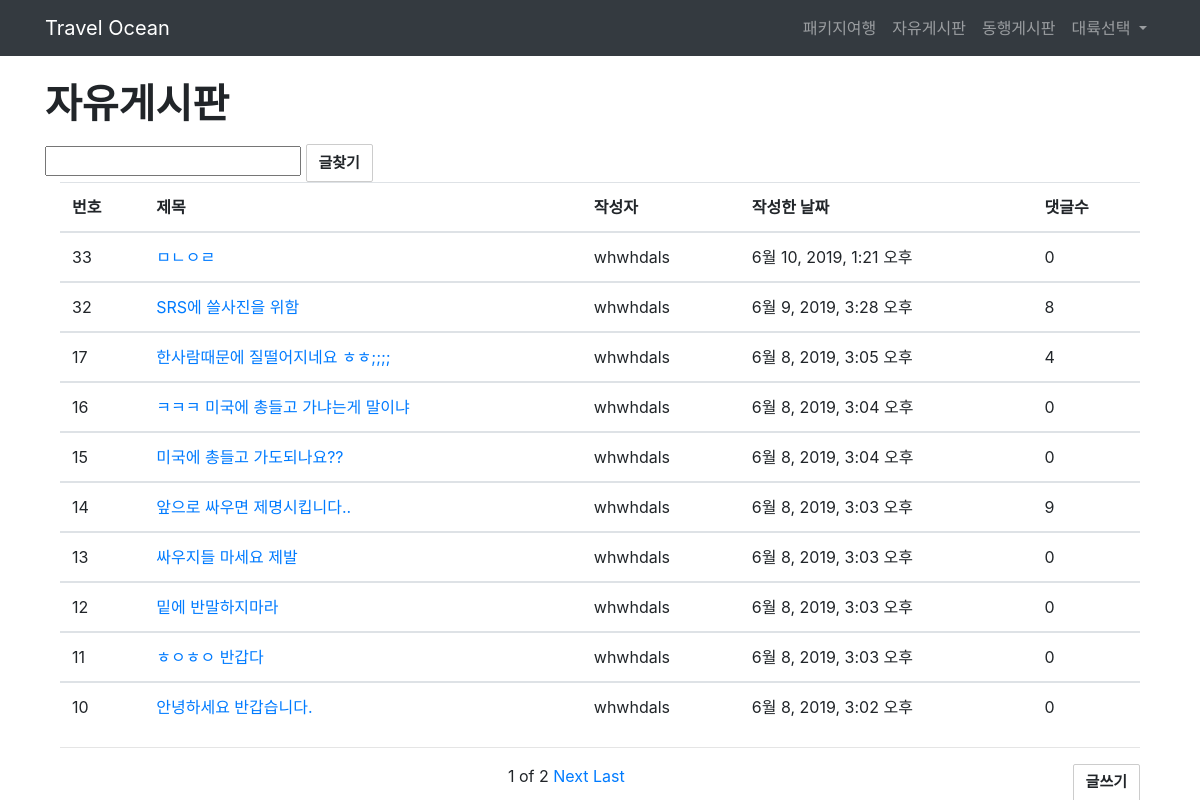
The page /free_borad/ on the database as committed earlier.
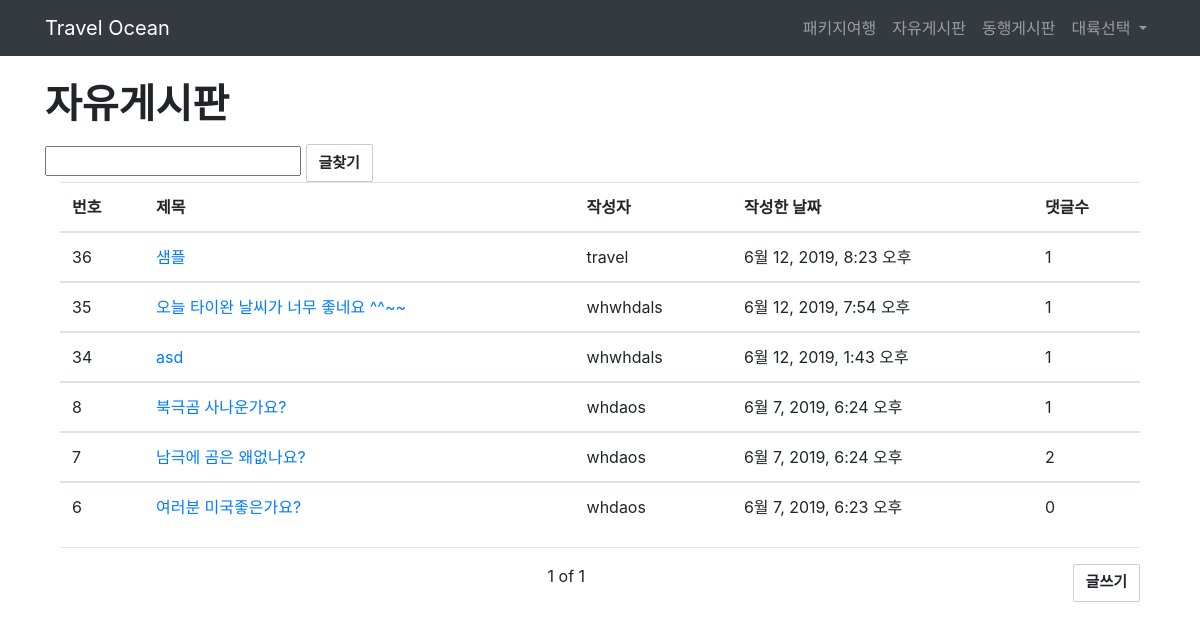
The same page on the database as committed later.
### index/models.py (models this page shows, shortened)
class Blog(models.Model):
    title = models.CharField(max_length=30)
    content = models.TextField()
    image = models.ImageField(upload_to="images/blog/", blank=True)
    author = models.ForeignKey(User, on_delete=models.CASCADE)
    created_at = models.DateTimeField(auto_now_add=True)
    updated_at = models.DateTimeField(auto_now=True)
    class Meta:
        ordering=['-id']

class User(AbstractUser):
    name = models.CharField(max_length=10)
    phone = models.CharField(max_length=15)
    birth = models.CharField(max_length=10)

### index/views.py (the view)
# urls.py: path('free_borad/', index.views.free_borad, name="free_borad"),
def free_borad(request):
    blogs = Blog.objects.all()
    list = request.GET.get('list')
    if list:
        blogs = blogs.filter(title__contains = list)
    paginator = Paginator(blogs, 10)
    page = request.GET.get('page')
    posts = paginator.get_page(page)
    return render(request, "free_borad.html", {"blogs":blogs, "posts":posts})

### index/templates/free_borad.html (shortened to what this page needs)
{% extends 'base.html' %}
{% load staticfiles %}
    {% block content %}
             <div class="container">
    <h1 class="mt-4 mb-3"><b>자유게시판</b></h1>
          <form action="" method="GET">
                <input type="text" name="list">
                <input type="submit" value="글찾기" class = "btn btn-default">
          </form>
      <div class="container">
      <table class ="table table-hover">
        <thead>
          <tr>
            <th>번호</th>
            <th>제목</th>
            <th>작성자</th>
            <th>작성한 날짜</th>
            <th>댓글수</th>
          </tr>
        </thead>
        <tbody>
        <tr>
            {% for blog in posts %}
          <td>{{ blog.id }}</td>
          <td><a href="{% url 'free_borad_detail' blog.id %}">{{ blog.title }}</a></td>
          <td>{{ blog.author }}</td>
          <td>{{ blog.created_at }}</td>
          <td>{{ blog.comments.count }}</td>
        </tr>
        </tbody>
                      {% endfor %}
      </table>
      <hr/>
      <a class = "btn btn-default pull-right" href="{% url 'create' %}">글쓰기</a>
      <div class = "text-center">
            <span>{{posts.number}}</span>
            <span>of</span>
            <span>{{posts.paginator.num_pages}}</span>
            {% if posts.has_next %}
        <a href="?page={{posts.next_page_number}}">Next</a>
          <a href="?page={{posts.paginator.num_pages}}">Last</a>
            {% endif %}
      </div>
    </div>
    </div>
    {% endblock %}

Rows that differ between the two databases and show on the page:
removed Blog: id "33", title "ㅁㄴㅇㄹ", author "whwhdals", created_at "6월 10, 2019, 1:21 오후", comments.count "0"
removed Blog: id "32", title "SRS에 쓸사진을 위함", author "whwhdals", created_at "6월 9, 2019, 3:28 오후", comments.count "8"
removed Blog: id "17", title "한사람때문에 질떨어지네요 ㅎㅎ;;;;", author "whwhdals", created_at "6월 8, 2019, 3:05 오후", comments.count "4"
removed Blog: id "16", title "ㅋㅋㅋ 미국에 총들고 가냐는게 말이냐", author "whwhdals", created_at "6월 8, 2019, 3:04 오후", comments.count "0"
removed Blog: id "15", title "미국에 총들고 가도되나요??", author "whwhdals", created_at "6월 8, 2019, 3:04 오후", comments.count "0"
removed Blog: id "14", title "앞으로 싸우면 제명시킵니다..", author "whwhdals", created_at "6월 8, 2019, 3:03 오후", comments.count "9"
removed Blog: id "13", title "싸우지들 마세요 제발", author "whwhdals", created_at "6월 8, 2019, 3:03 오후", comments.count "0"
removed Blog: id "12", title "밑에 반말하지마라", author "whwhdals", created_at "6월 8, 2019, 3:03 오후", comments.count "0"
removed Blog: id "11", title "ㅎㅇㅎㅇ 반갑다", author "whwhdals", created_at "6월 8, 2019, 3:03 오후", comments.count "0"
removed Blog: id "10", title "안녕하세요 반갑습니다.", author "whwhdals", created_at "6월 8, 2019, 3:02 오후", comments.count "0"
added Blog: id "36", title "샘플", author "travel", created_at "6월 12, 2019, 8:23 오후", comments.count "1"
added Blog: id "35", title "오늘 타이완 날씨가 너무 좋네요 ^^~~", author "whwhdals", created_at "6월 12, 2019, 7:54 오후", comments.count "1"
added Blog: id "34", title "asd", author "whwhdals", created_at "6월 12, 2019, 1:43 오후", comments.count "1"
now on this page (row unchanged): Blog: id "8", title "북극곰 사나운가요?", author "whdaos", created_at "6월 7, 2019, 6:24 오후", comments.count "1"
now on this page (row unchanged): Blog: id "7", title "남극에 곰은 왜없나요?", author "whdaos", created_at "6월 7, 2019, 6:24 오후", comments.count "2"
now on this page (row unchanged): Blog: id "6", title "여러분 미국좋은가요?", author "whdaos", created_at "6월 7, 2019, 6:23 오후", comments.count "0"
Other text that changed with them:
{{ posts.paginator.num_pages }}: "2" → "1"
text no longer shown: "Next Last"
